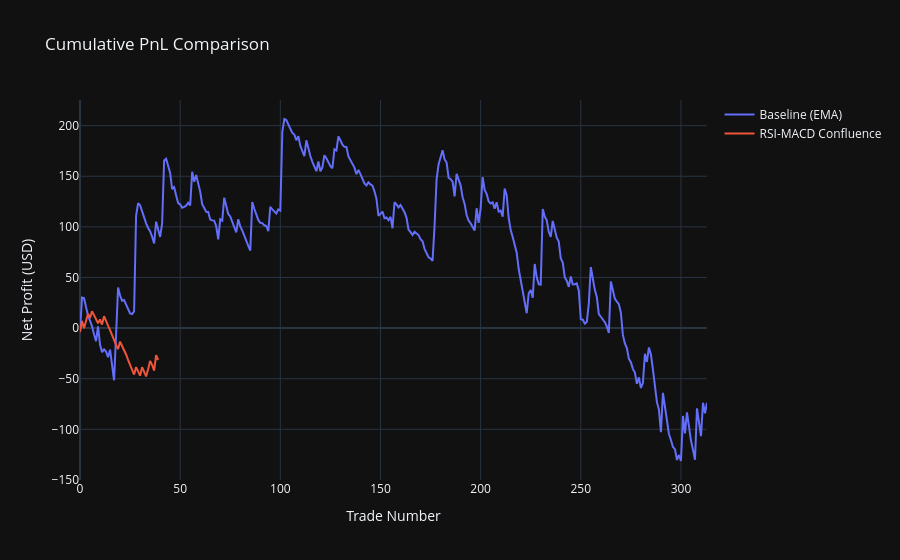

Source (notebook cell):
### Code cell
# Equity Curve Comparison
pnl_base = np.cumsum([t.pnl for t in baseline_trades]) if baseline_trades else [0]
pnl_conf = np.cumsum([t.pnl for t in confluence_trades]) if confluence_trades else [0]

fig = go.Figure()
fig.add_trace(go.Scatter(y=pnl_base, name="Baseline (EMA)", mode="lines"))
fig.add_trace(go.Scatter(y=pnl_conf, name="RSI-MACD Confluence", mode="lines"))
fig.update_layout(title="Cumulative PnL Comparison", xaxis_title="Trade Number", yaxis_title="Net Profit (USD)")
fig.show()

### Figure 1 — Plotly figure (JSON) as saved in the notebook; plotly's stock layout.template omitted (floating-point values rounded to 4 significant figures; data arrays with more than 128 entries replaced by an {"elided": "..."} marker saying what was removed)
{"data": [{"mode": "lines", "name": "Baseline (EMA)", "type": "scatter", "y": {"elided": "314 float values"}}, {"mode": "lines", "name": "RSI-MACD Confluence", "type": "scatter", "y": [-3.988, 7.038, -0.2307, 7.547, 14.25, 9.92, 16.69, 12.82, 8.862, 4.844, 8.495, 3.461, 11.78, 6.389, 2.39, -1.944, -7.466, -12.42, -16.56, -20.74, -13.36, -17.67, -21.61, -26.06, -31.37, -36.79, -41.1, -45.91, -38.55, -43.11, -46.99, -38.58, -43.03, -47.72, -40.57, -32.54, -36.43, -41.97, -26.66, -31.52]}], "layout": {"title": {"text": "Cumulative PnL Comparison"}, "xaxis": {"title": {"text": "Trade Number"}}, "yaxis": {"title": {"text": "Net Profit (USD)"}}}}
